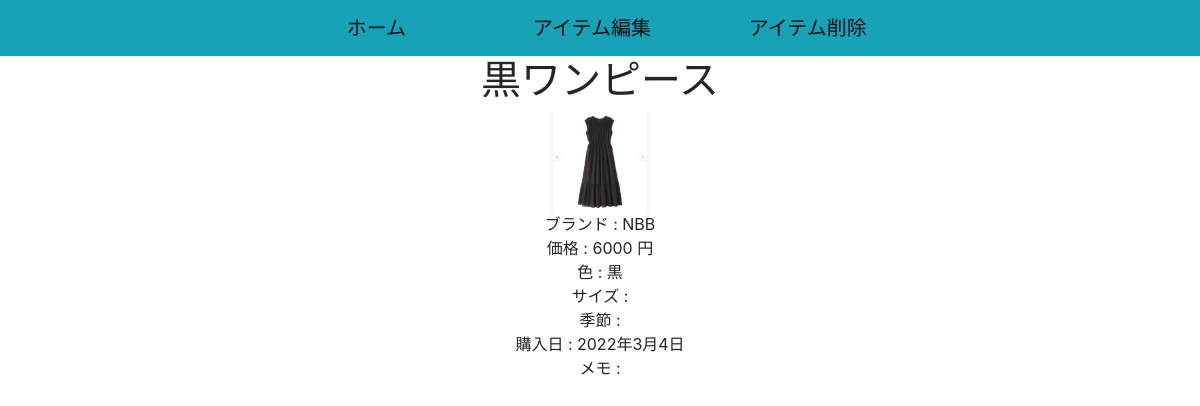
Before: /projectapp/item_detail/1 with the older database file.
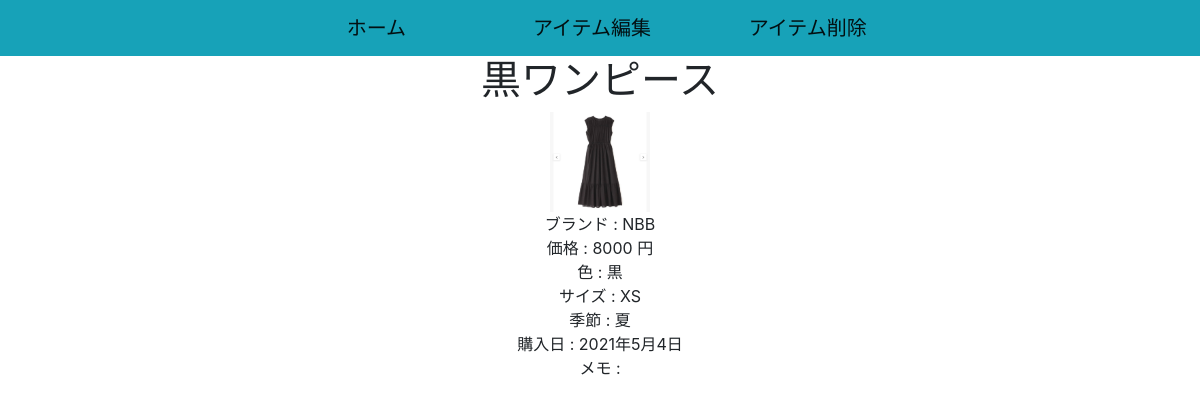
After: the same page with the newer database file.
### projectapp/models.py (models this page shows, shortened)
class Item(models.Model):#各アイテム(白Tシャツ、花柄スカートなど)
    SIZE_CHOICES = [
        ('XS', 'XS'),
        ('S', 'S'),
        ('M', 'M'),
        ('L', 'L'),
        ('F', 'F')
    ]
    SEASON_CHOICES = [
        ('春', '春'),
        ('夏', '夏'),
        ('秋', '秋'),
        ('冬', '冬')
    ]
    item_name = models.CharField(max_length=150)
    item_picture = models.FileField(upload_to='item_picture/',null=True,blank=True)
    item_color = models.CharField(max_length=150,db_index=True,null=True,blank=True)
    item_brand = models.CharField(max_length=150,db_index=True,blank=True)
    item_price = models.IntegerField()
    item_size = models.CharField(max_length=150,null=True,blank=True,choices=SIZE_CHOICES)
    item_season = models.CharField(max_length=150,db_index=True,null=True,blank=True,choices=SEASON_CHOICES)
    item_purchase_date = models.DateField(null=True,blank=True)
    item_expiration_date = models.DateField(null=True,blank=True)
    create_at = models.DateTimeField(default=timezone.datetime.now)
    update_at = models.DateTimeField(default=timezone.datetime.now)
    memo = models.TextField(null=True,blank=True)
    user = models.ForeignKey(
        'Users',on_delete=models.CASCADE,
        )
    category = models.ForeignKey(
        'Category',on_delete=models.CASCADE
        )
    class Meta:
        db_table = 'Item'

### projectapp/views.py (the view)
# urls.py: path('item_detail/<int:pk>',ItemDetailView.as_view(),name='item_detail'),
class ItemDetailView(DetailView):
    model = Item
    template_name = 'item_detail.html'
    def get_context_data(self, **kwargs):
        context = super().get_context_data(**kwargs)
        return context

### projectapp/templates/item_detail.html (shortened to what this page needs)
<!DOCTYPE html>
<div style="text-align: center">
<html lang="ja">
  <head>
    <link rel="stylesheet" href="https://cdn.jsdelivr.net/npm/bootstrap@4.3.1/dist/css/bootstrap.min.css">
  </head>
  <body>
    <nav class="navbar navbar-expand-lg navbar-light bg-info row justify-content-center">
    <a class="navbar-brand col-2" href="{% url 'projectapp:category_list'  %}">ホーム</a>
    <a class="navbar-brand col-2" href="{% url 'projectapp:item_update' item.id %}">アイテム編集</a>
    <a class="navbar-brand col-2" href="{% url 'projectapp:item_delete' item.id %}">アイテム削除</a>
    </nav>
    {% block content %}
      <h1>{{ item.item_name }}<br></h1>
      <img width="100px" height="100px" src="{{item.item_picture.url}}"><br>
      ブランド : {{ item.item_brand }}<br>
      価格 : {{ item.item_price }} 円 <br>
      色 : {{ item.item_color }}<br>
      サイズ : {{ item.item_size }}<br>
      季節 : {{ item.item_season }}<br>
      購入日 : {{ item.item_purchase_date }}<br>
      メモ : {{ item.memo }}
    {% endblock %}
  </body>
</html>
</div>

Changed rows visible on the page:
changed Item "黒ワンピース": item_price "6000" → "8000"; item_size (not shown) → "XS"; item_season (not shown) → "夏"; item_purchase_date "2022年3月4日" → "2021年5月4日"
